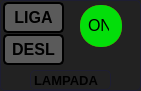
          <widget class="QFrame" name="frame_lmpada_5">
           <property name="geometry">
            <rect>
             <x>10</x>
             <y>190</y>
             <width>141</width>
             <height>91</height>
            </rect>
           </property>
           <property name="styleSheet">
            <string notr="true">	
	background-color: rgb(34, 34, 34);
	border:1px solid rgb(30, 30, 50);
	border-radius:5px;
</string>
           </property>
           <property name="frameShape">
            <enum>QFrame::StyledPanel</enum>
           </property>
           <property name="frameShadow">
            <enum>QFrame::Raised</enum>
           </property>
           <widget class="QPushButton" name="btn_liga_7">
            <property name="enabled">
             <bool>true</bool>
            </property>
            <property name="geometry">
             <rect>
              <x>3</x>
              <y>2</y>
              <width>61</width>
              <height>31</height>
             </rect>
            </property>
            <property name="font">
             <font>
              <pointsize>12</pointsize>
              <weight>75</weight>
              <bold>true</bold>
             </font>
            </property>
            <property name="statusTip">
             <string comment="Acender/apagar"/>
            </property>
            <property name="styleSheet">
             <string notr="true">QPushButton{
	
	background-color: rgb(90, 90, 90);
	border:2px solid rgb(0, 0, 0);
	border-radius:5px;
}

QPushButton:hover{
	background-color: rgb(4, 134, 4);
	border:2px solid rgb(0, 0, 0);
}

QPushButton:pressed{
	background-color: rgb(255, 255, 255);
	border:2px solid rgb(90, 90, 90);
}</string>
            </property>
            <property name="inputMethodHints">
             <set>Qt::ImhNone</set>
            </property>
            <property name="text">
             <string>LIGA</string>
            </property>
            <property name="checkable">
             <bool>false</bool>
            </property>
            <property name="checked">
             <bool>false</bool>
            </property>
            <property name="autoExclusive">
             <bool>false</bool>
            </property>
            <property name="autoDefault">
             <bool>false</bool>
            </property>
            <property name="default">
             <bool>false</bool>
            </property>
            <property name="flat">
             <bool>true</bool>
            </property>
           </widget>
           <widget class="QPushButton" name="btn_desliga_7">
            <property name="enabled">
             <bool>true</bool>
            </property>
            <property name="geometry">
             <rect>
              <x>3</x>
              <y>34</y>
              <width>61</width>
              <height>31</height>
             </rect>
            </property>
            <property name="font">
             <font>
              <pointsize>12</pointsize>
              <weight>75</weight>
              <bold>true</bold>
             </font>
            </property>
            <property name="statusTip">
             <string comment="Acender/apagar"/>
            </property>
            <property name="styleSheet">
             <string notr="true">QPushButton{
	
	background-color: rgb(90, 90, 90); 
	border:2px solid rgb(0, 0, 0);
	border-radius:5px;
}

QPushButton:hover{
	background-color:rgb(153, 0, 0);
	border:2px solid rgb(90, 90, 90);
}

QPushButton:pressed{
	background-color: rgb(255, 255, 255);
	border:2px solid rgb(90, 90, 90);
}</string>
            </property>
            <property name="inputMethodHints">
             <set>Qt::ImhNone</set>
            </property>
            <property name="text">
             <string>DESL</string>
            </property>
            <property name="checkable">
             <bool>false</bool>
            </property>
            <property name="checked">
             <bool>false</bool>
            </property>
            <property name="autoExclusive">
             <bool>false</bool>
            </property>
            <property name="autoDefault">
             <bool>false</bool>
            </property>
            <property name="default">
             <bool>false</bool>
            </property>
            <property name="flat">
             <bool>true</bool>
            </property>
           </widget>
           <widget class="QLabel" name="label_7">
            <property name="geometry">
             <rect>
              <x>30</x>
              <y>70</y>
              <width>81</width>
              <height>20</height>
             </rect>
            </property>
            <property name="font">
             <font>
              <pointsize>10</pointsize>
              <weight>75</weight>
              <bold>true</bold>
             </font>
            </property>
            <property name="text">
             <string>LAMPADA</string>
            </property>
           </widget>
           <widget class="QFrame" name="frame_desligado_7">
            <property name="geometry">
             <rect>
              <x>80</x>
              <y>5</y>
              <width>42</width>
              <height>42</height>
             </rect>
            </property>
            <property name="styleSheet">
             <string notr="true">
	background-color: rgb(222, 3, 10);
	border:0px solid rgb(90, 90, 90);
	border-radius:20px;
</string>
            </property>
            <property name="frameShape">
             <enum>QFrame::StyledPanel</enum>
            </property>
            <property name="frameShadow">
             <enum>QFrame::Raised</enum>
            </property>
            <widget class="QLabel" name="text_desligado_7">
             <property name="geometry">
              <rect>
               <x>6</x>
               <y>10</y>
               <width>31</width>
               <height>21</height>
              </rect>
             </property>
             <property name="font">
              <font>
               <pointsize>11</pointsize>
              </font>
             </property>
             <property name="autoFillBackground">
              <bool>false</bool>
             </property>
             <property name="styleSheet">
              <string notr="true">	border:0px solid rgb(90, 90, 90);
	border-radius:20px;</string>
             </property>
             <property name="text">
              <string>OFF</string>
             </property>
            </widget>
           </widget>
           <widget class="QFrame" name="frame_ligado_7">
            <property name="geometry">
             <rect>
              <x>80</x>
              <y>5</y>
              <width>42</width>
              <height>42</height>
             </rect>
            </property>
            <property name="styleSheet">
             <string notr="true">QFrame{
	
	background-color: rgb(3, 222, 10);
	border:0px solid rgb(0, 90, 90);
	border-radius:20px;
}</string>
            </property>
            <property name="frameShape">
             <enum>QFrame::StyledPanel</enum>
            </property>
            <property name="frameShadow">
             <enum>QFrame::Raised</enum>
            </property>
            <widget class="QLabel" name="text_estado_8">
             <property name="geometry">
              <rect>
               <x>8</x>
               <y>10</y>
               <width>21</width>
               <height>20</height>
              </rect>
             </property>
             <property name="font">
              <font>
               <pointsize>12</pointsize>
              </font>
             </property>
             <property name="styleSheet">
              <string notr="true">	border:0px solid rgb(90, 90, 90);
	border-radius:20px;</string>
             </property>
             <property name="text">
              <string>ON</string>
             </property>
            </widget>
           </widget>
          </widget>
